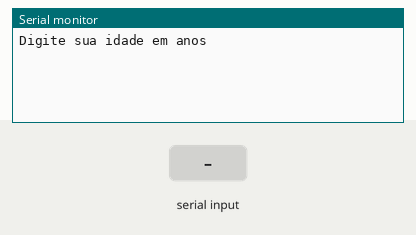
Simulated run of this sketch. Board: Arduino Uno, built with avr-gcc and run on an emulated ATmega328P. Parts: the last lines printed to the serial monitor. The test bench sets the inputs (shaded band).

Above: at 1.2 s.
1.3 s: "90,45\n" received over Serial
At 2.3 s:
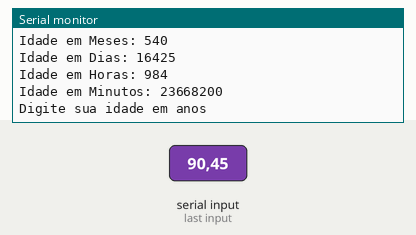
2.8 s: "30,150\n" received over Serial
At 5.0 s:
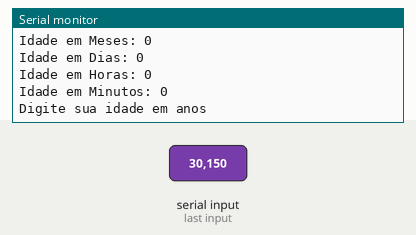
Timing chart, 0 to 6.5 s (numbered marks = the images above; inputs shaded):
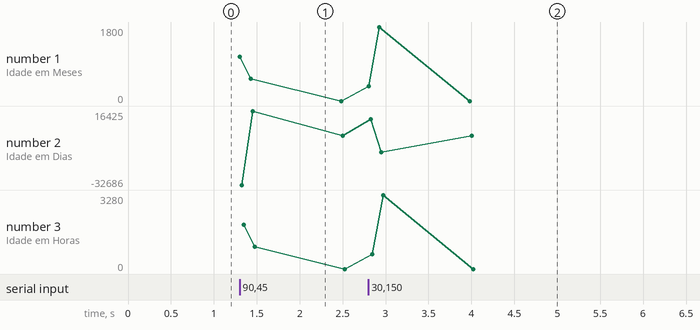

The sketch:

1_atividade1.ino
```cpp
// C++ code
//Faça um programa que receba a idade de uma pessoa em anos e imprima essa idade em: Meses, Dias, Horas, Minutos.
int meses = 0;
int dias = 0;
unsigned long  horas = 0;
unsigned long minutos = 0;
int idade = 0;

void setup()
{
  Serial.begin(9600);
}

void loop()
{
  //Entrada
  Serial.println("Digite sua idade em anos");
  while( ! Serial.available() );
  idade = Serial.parseInt();

  //Processamento
  meses = idade * 12;
  dias = idade * 365;
  horas = idade * 8760;
  minutos = idade * 525960;


  //Saida
  Serial.println("Idade em Meses: " + String(meses));
  Serial.println("Idade em Dias: " + String(dias));
  Serial.println("Idade em Horas: " + String(horas));
  Serial.println("Idade em Minutos: " + String(minutos));

}
```

Measured:
- after the input at 1.3 s, the serial monitor: prints a new line at once (image 1)
- after the input at 2.8 s, the serial monitor: prints a new line at once (image 2)
